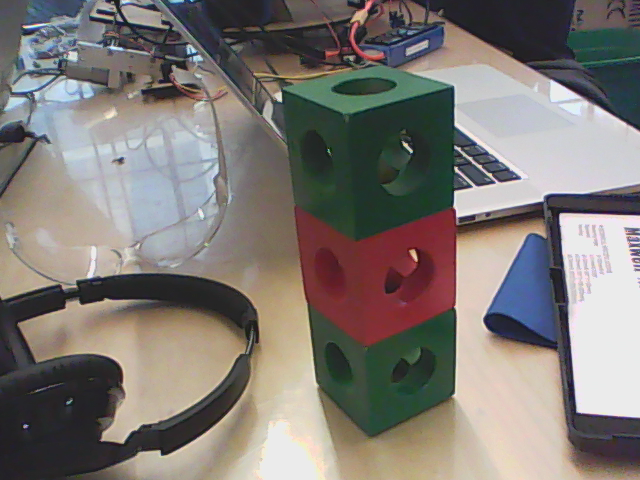
//> input picture vision/3cubes.png, 640 x 480 px, given in place of the camera
$ ./RTshapes   (built with g++ and OpenCV 4)
//> lines starting //> are read from the running program, lines starting //| are printed output that depends on the picture; after the words box and inside, x2 and y2 are one past the last pixel; in counts of white or black regions, pixels touching at a corner belong together
//> further down, src is the input picture: 480 rows x 640 cols, CV_8UC3; mean B, G, R 116.8, 121.2, 127

#include "opencv2/highgui/highgui.hpp"
#include "opencv2/imgproc/imgproc.hpp"
#include <iostream>
#include <stdio.h>
#include <stdlib.h>
#include <math.h>


#include "opencv2/opencv.hpp"

using namespace cv;
using namespace std;

int thresh = 0;
RNG rng(12345);


Mat detectShapes(Mat& src2){
  Mat src,src_gray;

 int top = (int) (0.05*src2.rows), bottom = (int) (0.05*src2.rows);
//> top = 24; bottom = 24
  int left = (int) (0.05*src2.cols), right = (int) (0.05*src2.cols);
//> left = 32; right = 32
 copyMakeBorder( src2, src, top, bottom, left, right, BORDER_CONSTANT, Scalar(0,0,0) );
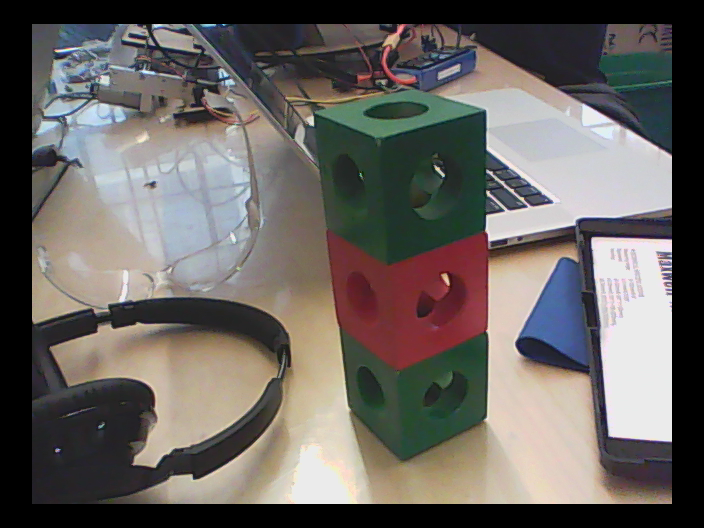
//> src: 528 rows x 704 cols, CV_8UC3; mean B, G, R 96.5, 100.2, 104.9

  cvtColor( src, src_gray, COLOR_BGR2GRAY );
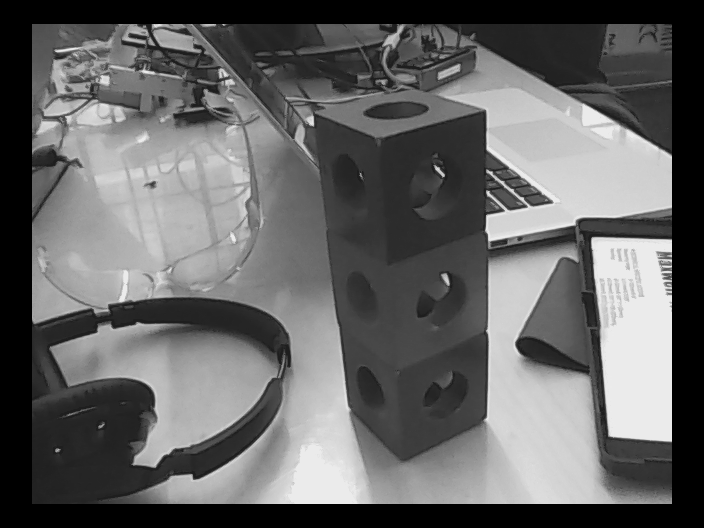
//> src_gray: 528 rows x 704 cols, CV_8UC1; min 0, max 236, mean 101.1
  blur( src_gray, src_gray, Size(3,3) );

  Mat canny_output;
  vector<vector<Point> > contours;
  vector<Vec4i> hierarchy;
  vector<vector<Point> > hexagons;
  vector<Point> approxit;

  /// Detect edges using canny
  Canny( src_gray, canny_output, thresh, thresh*2, 3 );
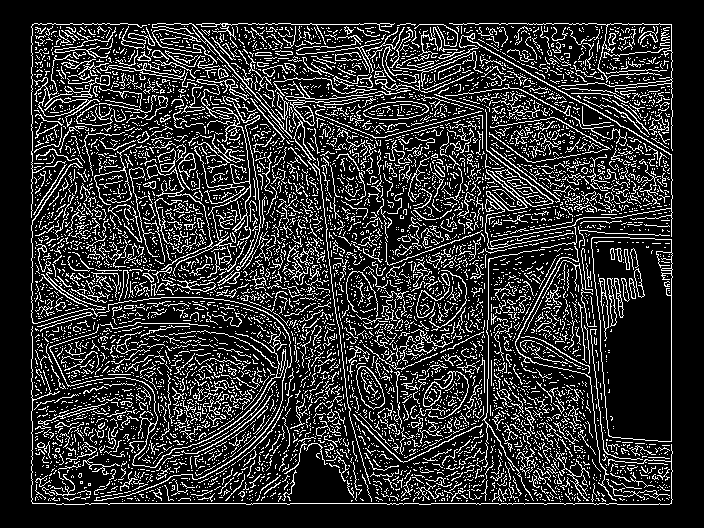
//> canny_output: 528 rows x 704 cols, CV_8UC1; 18.6% white in thin lines or dots, all inside (x1, y1, x2, y2) = (31, 23, 673, 505)
  /// Find contours
  findContours( canny_output, contours, hierarchy, CV_RETR_TREE, CV_CHAIN_APPROX_SIMPLE, Point(0, 0) );
//> contours = 7296 contours, 7147 with area under 20; largest, box (x1, y1, x2, y2) and area: (591, 237, 673, 442) 14344, (591, 237, 673, 442) 14305, (356, 366, 385, 410) 788, (356, 366, 385, 410) 762, (607, 278, 624, 327) 329

  /// Draw contours
  Mat drawing = Mat::zeros( canny_output.size(), CV_8UC3 );
  int cuenta = 0;
  for( size_t i = 0; i< contours.size(); i++ )
     {
       double area = sqrt(contourArea(contours[i])), perimeter = arcLength(contours[i],true);
//        if(area < 20) continue;
       approxPolyDP(contours[i], approxit, area*0.05 , true);
//       printf("--------------------------------\nNumber of vectors in contour and aprox #%d: %d, %d \n---------------------------------",i,contours[i].size(),approxit.size());
       Scalar color = Scalar( rng.uniform(0, 255), rng.uniform(0,255), rng.uniform(0,255) );
       if(approxit.size() <= 6) {hexagons.push_back(approxit);drawContours( drawing, hexagons, cuenta, color, 2),cuenta++;}
     }
//> this loop made 7296 passes
//> (area, perimeter, approxit) on passes 1 to 12: (0, 0, 1 Point (x, y): [560, 501]), (0, 0, 1 Point (x, y): [515, 501]), (0, 0, 1 Point (x, y): [503, 501]), (0, 0, 1 Point (x, y): [378, 501]), (0, 0, 1 Point (x, y): [156, 501]), (0, 0, 1 Point (x, y): [122, 501]), (0, 0, 1 Point (x, y): [664, 500]), (0, 0, 1 Point (x, y): [641, 500]), (0, 2, 2 Points (x, y): [637, 500], [638, 500]), (0, 0, 1 Point (x, y): [626, 500]), (0, 0, 1 Point (x, y): [595, 500]), (0, 0, 1 Point (x, y): [583, 500])
//> (area, perimeter) on passes 34, 36, 45, 47, 48, 49: (0, 6.83), (0, 6.83), (0, 4.83), (0.707, 6.24), (0, 4.83), (1, 12.49)
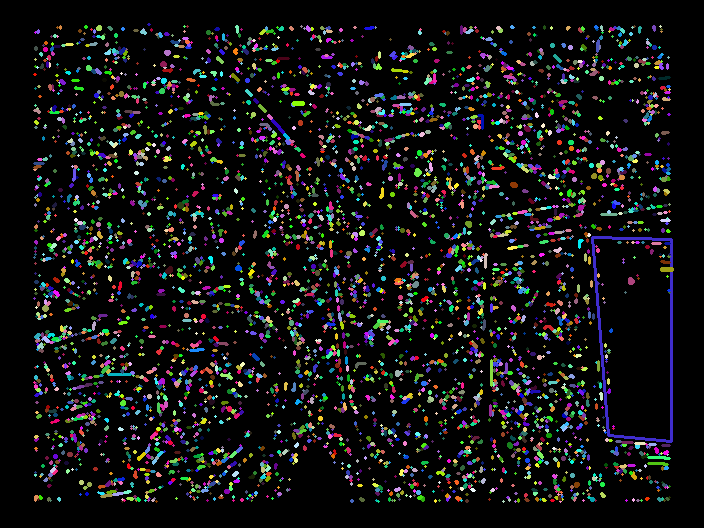
//> drawing: 528 rows x 704 cols, CV_8UC3; mean B, G, R 19.3, 19, 18.7
//> after the loop, approxit = contour of 275 points, box (x1, y1, x2, y2) (31, 23, 147, 218), area 14; hexagons = 5087 contours, 5085 with area under 20; largest, box (x1, y1, x2, y2) and area: (592, 237, 672, 442) 14168, (661, 268, 673, 271) 20
  printf("Number of contours, hexagons: %d, %d\n\n\n", contours.size(),cuenta);
//| Number of contours, hexagons: 7296, 5087

   return drawing;
}

int main(int, char**)
{
    VideoCapture cap(0); // open the default camera
    if(!cap.isOpened())  // check if we succeeded
        return -1;

    Mat edges;
    namedWindow("edges",1);

    namedWindow("Original",1);
    for(;;)
    {
        Mat src;
        cap >> src; // get a new frame from camera

	edges = detectShapes(src);

        imshow("edges", edges);
	imshow("Original", src);
        if(waitKey(30) >= 0) break;
//> the Esc key is pressed
    }
    // the camera will be deinitialized automatically in VideoCapture destructor
    return 0;
}

$ run again, on vision/cubeA1.png
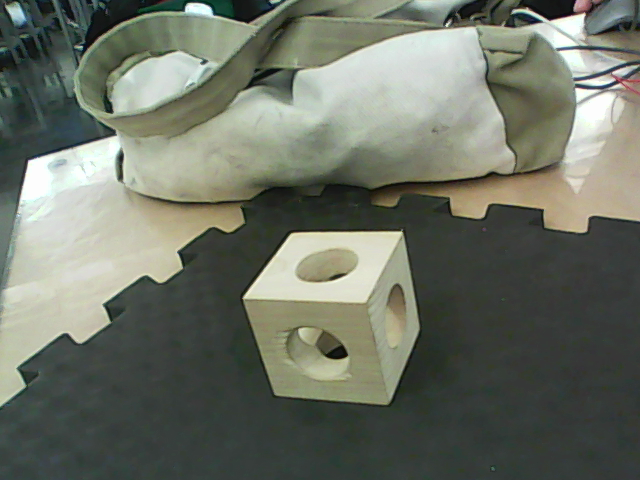
//> input picture vision/cubeA1.png, 640 x 480 px, given in place of the camera
//> src is the input picture: 480 rows x 640 cols, CV_8UC3; mean B, G, R 101.3, 113.7, 108.4
//> src: 528 rows x 704 cols, CV_8UC3
//> in detectShapes, `Canny( src_gray, canny_output, thresh, thresh*2, 3 );`:
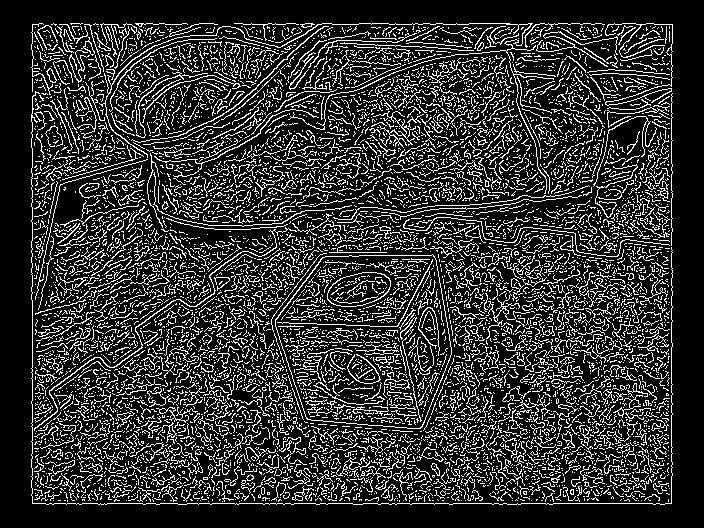
//> canny_output: 528 rows x 704 cols, CV_8UC1; 19.4% white in thin lines or dots, all inside (x1, y1, x2, y2) = (31, 23, 673, 505)
//> contours = 7683 contours, 7584 with area under 20; largest, box (x1, y1, x2, y2) and area: (275, 254, 452, 429) 24774, (275, 254, 452, 429) 24713, (327, 272, 391, 307) 1631, (327, 272, 391, 307) 1598, (99, 23, 554, 194) 188
//> the loop in detectShapes, `for( size_t i = 0; i< contours.size(); i++ )` made 7683 passes
//> (area, perimeter, approxit) on passes 1 to 8: (0, 0, 1 Point (x, y): [239, 501]), (0, 0, 1 Point (x, y): [222, 501]), (0, 0, 1 Point (x, y): [208, 501]), (0, 0, 1 Point (x, y): [641, 500]), (0, 0, 1 Point (x, y): [638, 500]), (0, 0, 1 Point (x, y): [550, 500]), (0, 2, 2 Points (x, y): [541, 500], [542, 500]), (0, 0, 1 Point (x, y): [531, 500])
//> after the loop in detectShapes, `for( size_t i = 0; i< contours.size(); i++ )`:
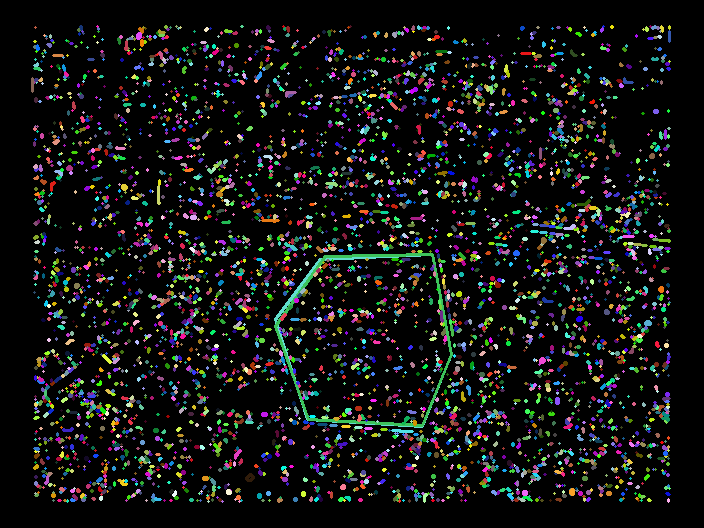
//> drawing: 528 rows x 704 cols, CV_8UC3; mean B, G, R 19, 19.7, 18.8
//> after the loop in detectShapes, `for( size_t i = 0; i< contours.size(); i++ )`: approxit = contour of 99 points, box (x1, y1, x2, y2) (31, 23, 53, 95), area 14; hexagons = 5116 contours, 5113 with area under 20; largest, box (x1, y1, x2, y2) and area: (275, 254, 452, 427) 24196, (275, 254, 452, 426) 24085, (246, 474, 254, 481) 23
//| Number of contours, hexagons: 7683, 5116
